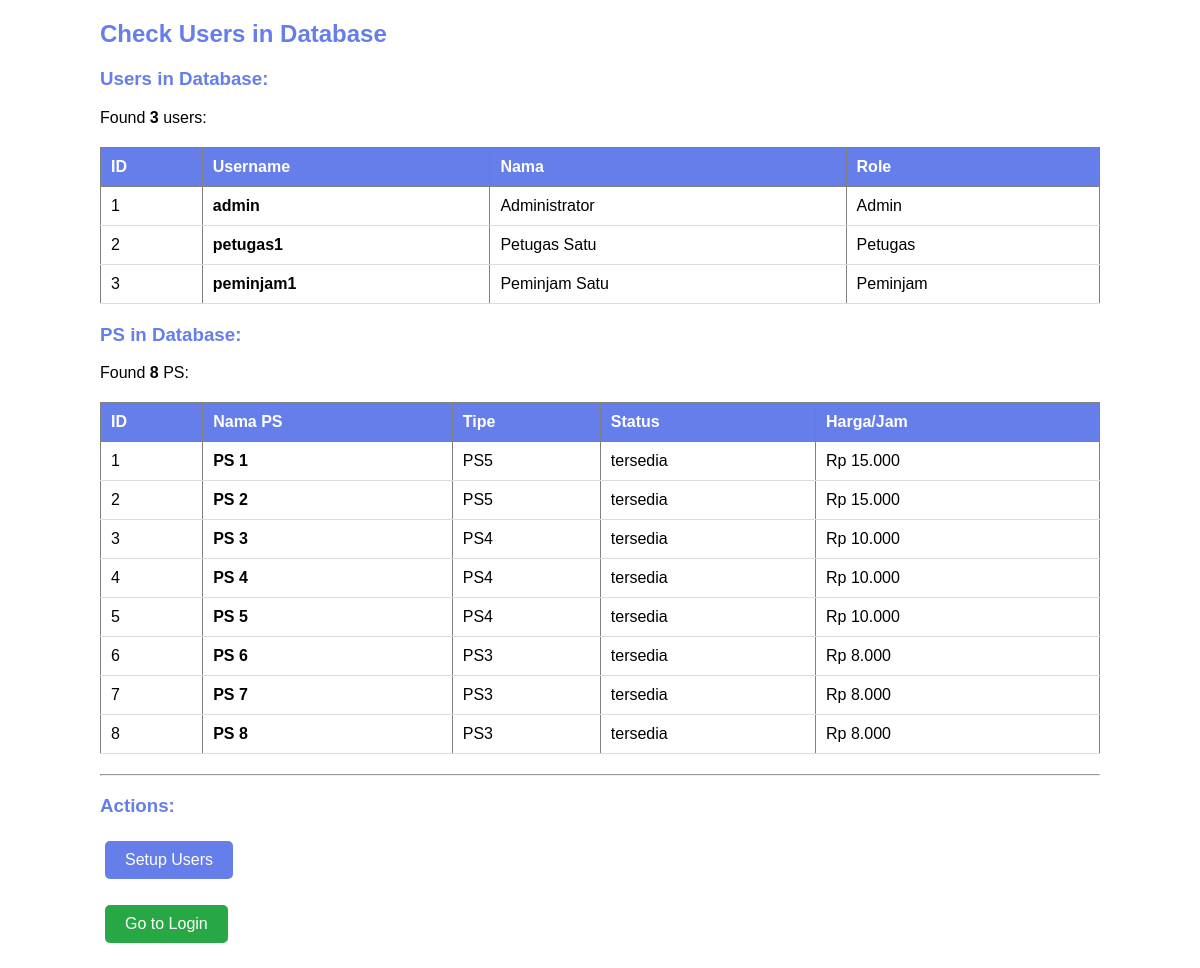
/check_users.php, run on the app's committed database.
### tables this page shows
CREATE TABLE users (
    id INT AUTO_INCREMENT PRIMARY KEY,
    username VARCHAR(50) UNIQUE NOT NULL,
    password VARCHAR(255) NOT NULL,
    nama VARCHAR(100) NOT NULL,
    role ENUM('admin', 'petugas', 'peminjam') NOT NULL,
    created_at TIMESTAMP DEFAULT CURRENT_TIMESTAMP
);

CREATE TABLE ps (
    id INT AUTO_INCREMENT PRIMARY KEY,
    nama_ps VARCHAR(50) NOT NULL,
    tipe ENUM('PS3', 'PS4', 'PS5') NOT NULL,
    status ENUM('tersedia', 'dipinjam') DEFAULT 'tersedia',
    harga_per_jam INT NOT NULL,
    created_at TIMESTAMP DEFAULT CURRENT_TIMESTAMP
);

### check_users.php (the view, shortened to what this page needs)
<?php
echo "<h2>Check Users in Database</h2>";
$database = new Database();
$conn = $database->getConnection();
echo "<h3>Users in Database:</h3>";
try {
    $stmt = $conn->query("SELECT id, username, nama, role FROM users");
    $count = $stmt->rowCount();
    if($count > 0) {
        echo "<p>Found <strong>$count</strong> users:</p>";
        echo "<table border='1' cellpadding='10' style='border-collapse: collapse; width: 100%;'>";
        echo "<tr><th>ID</th><th>Username</th><th>Nama</th><th>Role</th></tr>";
        while($row = $stmt->fetch(PDO::FETCH_ASSOC)) {
            echo "<tr>";
            echo "<td>" . $row['id'] . "</td>";
            echo "<td><strong>" . $row['username'] . "</strong></td>";
            echo "<td>" . $row['nama'] . "</td>";
            echo "<td>" . ucfirst($row['role']) . "</td>";
            echo "</tr>";
        }
        echo "</table>";
    } else {
        echo "<p style='color: red;'>⚠ No users found! Please run setup.php first.</p>";
        echo "<p><a href='setup.php' style='padding: 10px 20px; background: #667eea; color: white; text-decoration: none; border-radius: 5px;'>Run Setup</a></p>";
    }
} catch(PDOException $e) {
    echo "<p style='color: red;'>Error: " . $e->getMessage() . "</p>";
}
echo "<h3>PS in Database:</h3>";
try {
    $stmt = $conn->query("SELECT id, nama_ps, tipe, status, harga_per_jam FROM ps");
    $count = $stmt->rowCount();
    if($count > 0) {
        echo "<p>Found <strong>$count</strong> PS:</p>";
        echo "<table border='1' cellpadding='10' style='border-collapse: collapse; width: 100%;'>";
        echo "<tr><th>ID</th><th>Nama PS</th><th>Tipe</th><th>Status</th><th>Harga/Jam</th></tr>";
        while($row = $stmt->fetch(PDO::FETCH_ASSOC)) {
            echo "<tr>";
            echo "<td>" . $row['id'] . "</td>";
            echo "<td><strong>" . $row['nama_ps'] . "</strong></td>";
            echo "<td>" . $row['tipe'] . "</td>";
            echo "<td>" . $row['status'] . "</td>";
            echo "<td>Rp " . number_format($row['harga_per_jam'], 0, ',', '.') . "</td>";
            echo "</tr>";
        }
        echo "</table>";
    } else {
        echo "<p style='color: orange;'>⚠ No PS found! Please add PS data.</p>";
    }
} catch(PDOException $e) {
    echo "<p style='color: red;'>Error: " . $e->getMessage() . "</p>";
}
echo "<hr>";
echo "<h3>Actions:</h3>";
echo "<p><a href='setup.php' style='padding: 10px 20px; background: #667eea; color: white; text-decoration: none; border-radius: 5px; margin: 5px; display: inline-block;'>Setup Users</a></p>";
echo "<p><a href='index.php' style='padding: 10px 20px; background: #28a745; color: white; text-decoration: none; border-radius: 5px; margin: 5px; display: inline-block;'>Go to Login</a></p>";
?>

### check_users.php (style rules this page uses)
h2, h3 { color: #667eea; }
table { margin: 20px 0; background: white; }
th { background: #667eea; color: white; padding: 10px; text-align: left; }
td { padding: 10px; border-bottom: 1px solid #ddd; }

### data on the page
users: id "1", username "admin", nama "Administrator", role "Admin"
users: id "2", username "petugas1", nama "Petugas Satu", role "Petugas"
users: id "3", username "peminjam1", nama "Peminjam Satu", role "Peminjam"
ps: id "1", nama_ps "PS 1", tipe "PS5", status "tersedia", harga_per_jam "15.000"
ps: id "2", nama_ps "PS 2", tipe "PS5", status "tersedia", harga_per_jam "15.000"
ps: id "3", nama_ps "PS 3", tipe "PS4", status "tersedia", harga_per_jam "10.000"
ps: id "4", nama_ps "PS 4", tipe "PS4", status "tersedia", harga_per_jam "10.000"
ps: id "5", nama_ps "PS 5", tipe "PS4", status "tersedia", harga_per_jam "10.000"
ps: id "6", nama_ps "PS 6", tipe "PS3", status "tersedia", harga_per_jam "8.000"
ps: id "7", nama_ps "PS 7", tipe "PS3", status "tersedia", harga_per_jam "8.000"
ps: id "8", nama_ps "PS 8", tipe "PS3", status "tersedia", harga_per_jam "8.000"

### other printed values
$count "3"
$count "8"
